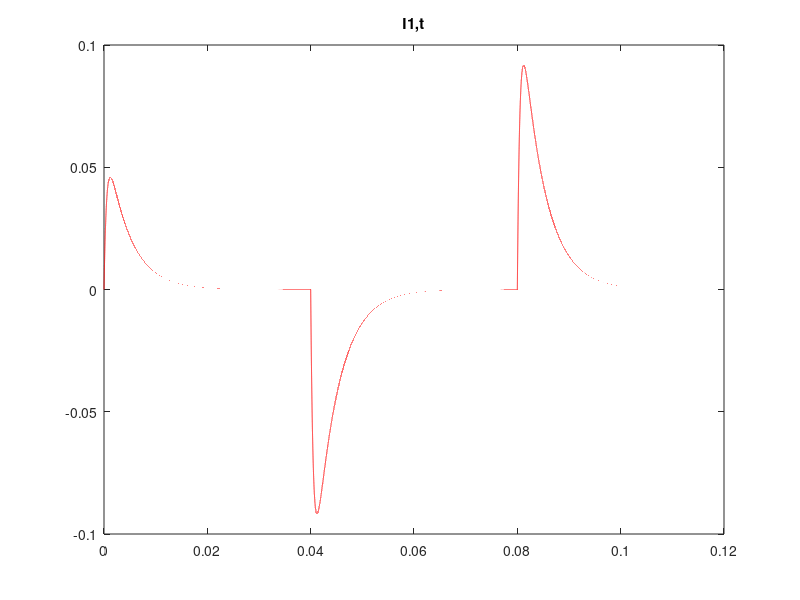

This chart was generated by the following MATLAB code: (Note: this script raises an error after producing the figure.)
clear; clc; close;

R=220; L=99.11e-3; C=21.95e-6; %Valores deducidos
vin=-12;
i=1; %La iteracion comienza en 1
t=[]; %Genero t

%Calculo constantes de tiempo
h=4e-7;  
tf=0.1; 
pasos=tf/h;

te=0.04;%vamos cambiando cada 1ms la entrada

%Condiciones iniciales
vc(1)=0; i1(1)=0; u(1)=12;
vin=vin*-1;

%Modelado
A=[[-R/L -1/L] ; [1/C 0]];

B=[1/L ; 0];
C=[R 0];
X0=[0 0]';x=[0 0]'; %Transpuestas

while(i<=pasos+1)

t(i)=i*h; %t aumenta con i
u(i)=vin; %prearo la entrada para el cambio

%variables de estado del sistema
i1(i)=x(1);
vc(i)=x(2);

%Sistema modelado en el espacio de estados
xp=A*(x-X0)+B*u(i);
x=x+(h*xp);

if(t(i)>te)

vin=vin*(-1); %Cambiamos el signo de la entrada
te=te+0.04;
%cada 1mseg
end

i=i+1;
end

%Grafico
plot(t,i1,'r'); title('I1,t');
hold on

%%%%%%%%%%%%%%%%%%%%%%%%%%%%%%%%%%%%%%%%%%%%%%%%%%%%%%55

%Para la corriente del circuito:
%Importo los datos de la tabla
data=xlsread('Curvas_Medidas_RLC.xls','Hoja1');

%sin tener encuenta el retraso
t=data(102:end,1)-0.01;
corriente=data(102:end,2);

clearvars data raw;
%Segun la tabla la corriente es:
 plot(t,corriente,'g'); title('I medida en tabla,t');

hold off
